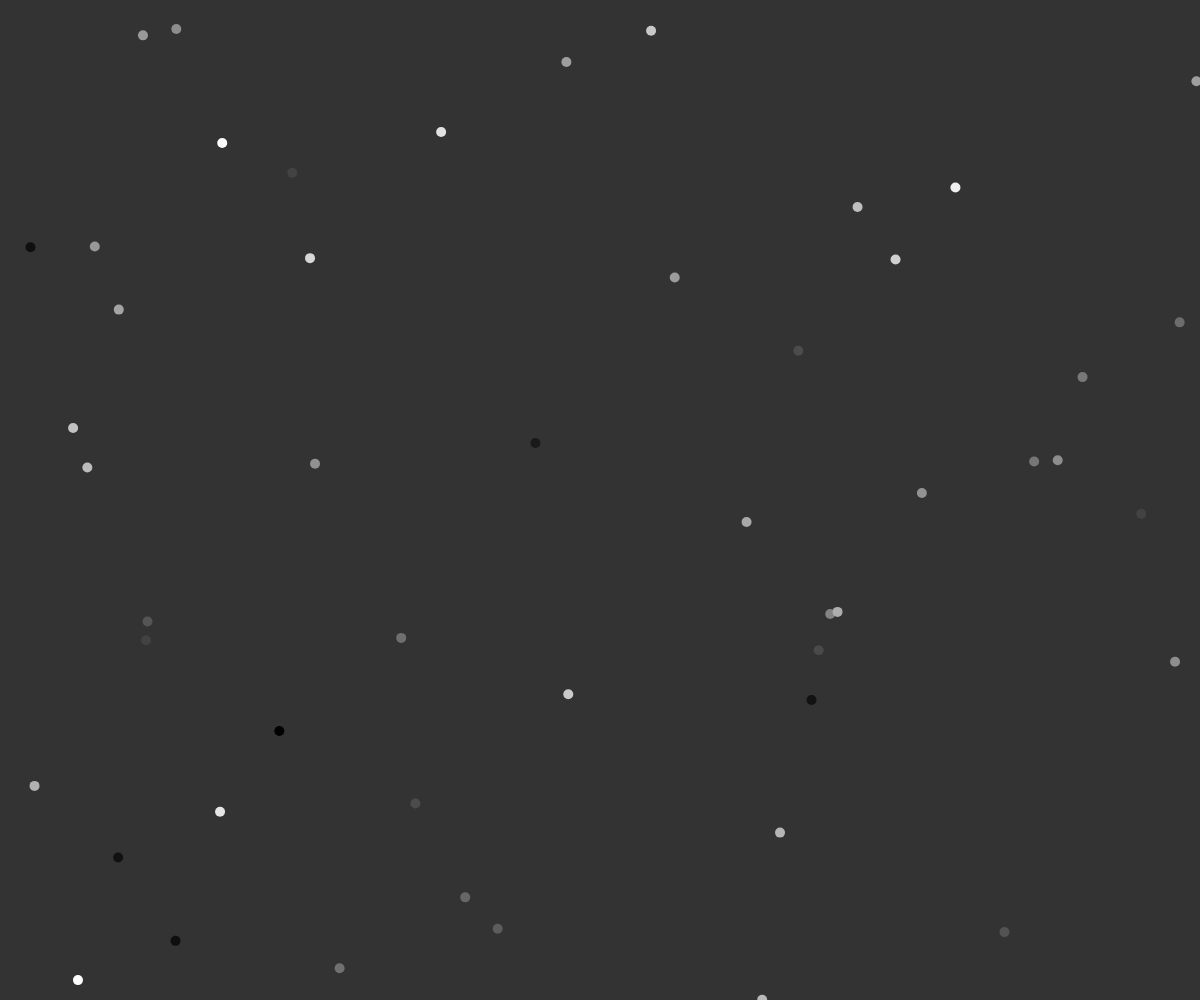
Frame 1 (no input)
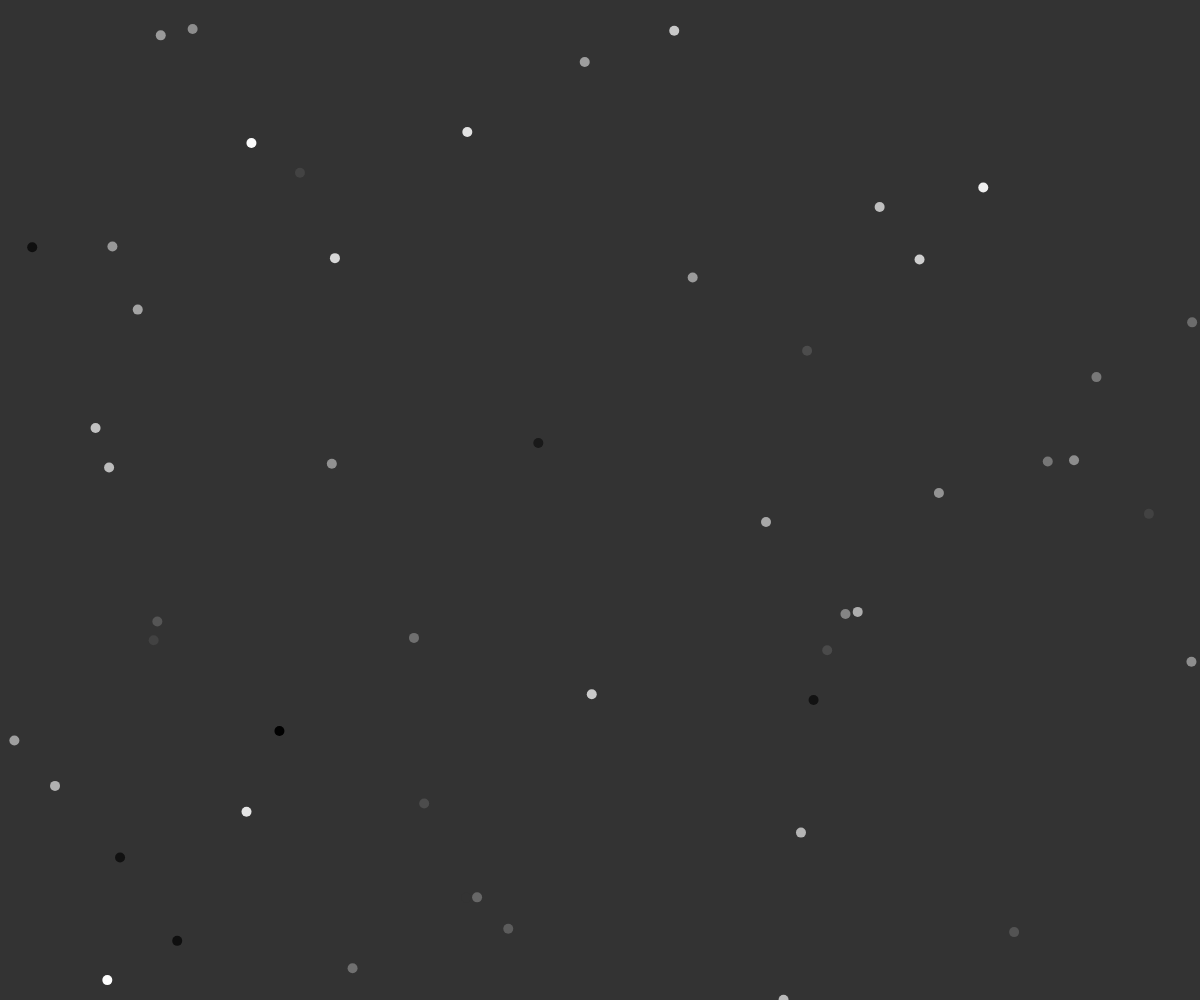
Frame 60 (no input)
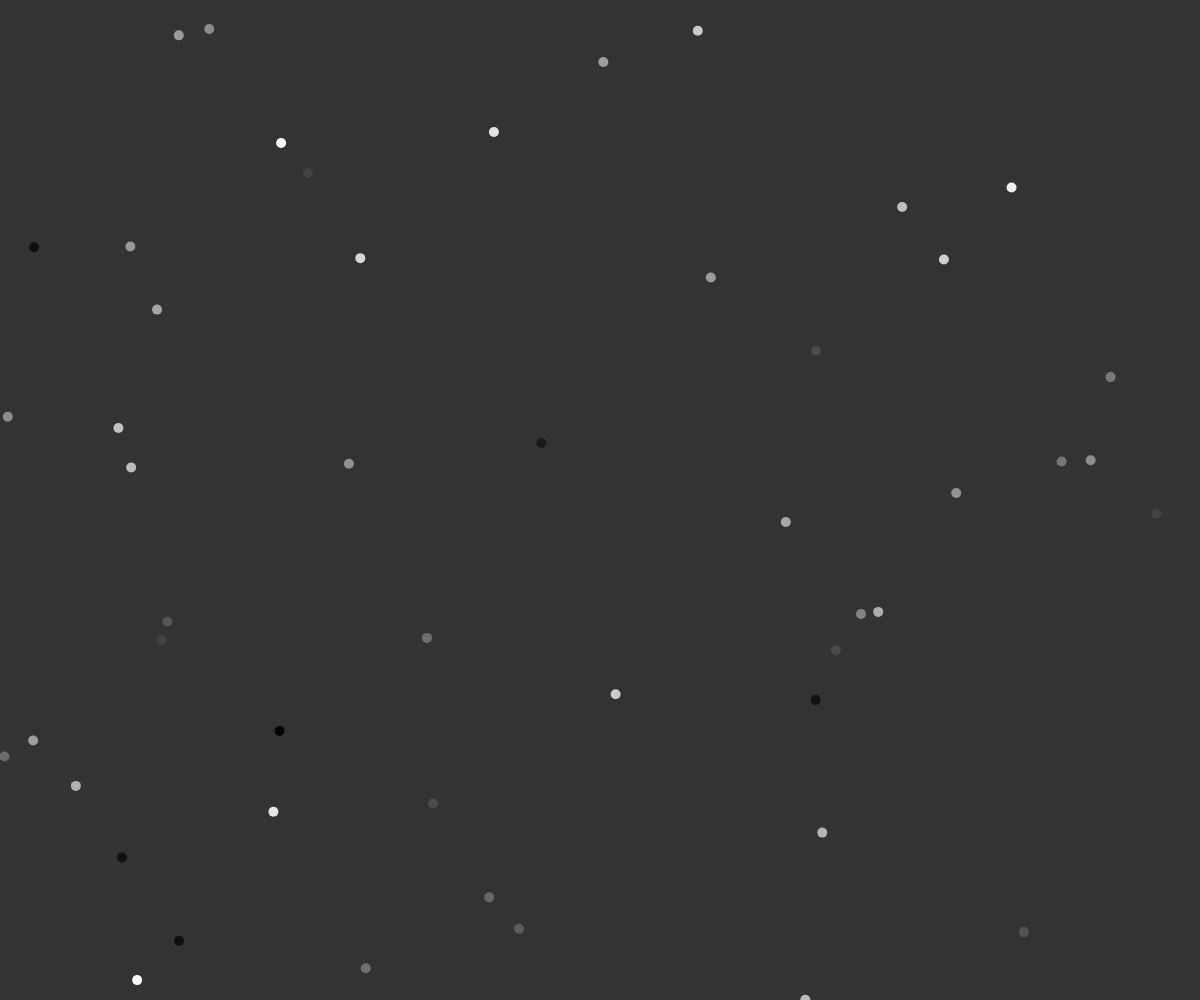
Frame 120 (the mouse pressed at the canvas centre since frame 60)

The p5.js sketch that drew these frames (run headless with seeded random() and noise() and a simulated clock; from frame 60 on, the mouse is pressed at the canvas centre):

// p5.js sketch
// ── sketch.js
var s;
var starsArray = [];

function setup() {
	createCanvas(
		window.innerWidth,
		window.innerHeight
	);
	background(51);
	// rect(xcoord, ycoord, width)
	for (var i = 0; i <= 50; i++) {
		s = new Star();
		starsArray.push(s);
	}

	s = new Star();
}
 
function draw() {
	//background(200, 0, 255)

	//fill(0, 200, 0);
	

	//fill(123);
	//stroke(123);
	background(51);
	for (var i = 0; i < starsArray.length; i ++) {
		s = starsArray[i];
		s.update();
		s.display();
	}

	//squaresArray.foreach(function(square)) {
	//	fill(square.color);
	//	rect(square.x, square.y, square.width, square.height);
	//}
}

var Star = function() {

	this.pos = createVector(random(window.innerWidth), random(window.innerHeight));
	this.plane = random(5);
	this.speed = 0.1;

	this.update = function() {
		if (this.pos.x < window.innerWidth) {
			this.pos.x = this.pos.x  + this.speed * this.plane;
		} else {
			this.pos.x = 0;
			this.pos.y = random(window.innerHeight);
		}
	}

	this.display = function(){
		noStroke();
		//strokeWeight(2);
		fill(255/5*this.plane);
		//fill(random(255));
		ellipse(this.pos.x, this.pos.y, 10, 10);
	}
}
